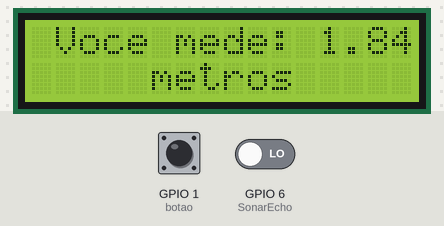
Bench run of a sketch on a simulated ESP8266 (NodeMCU). Parts: 16×2 character LCD. The inputs (shaded band) are chosen by the test bench; at power-on: GPIO 1 (botao) LOW, GPIO 6 (SonarEcho) LOW. WiFi joins after 1.5 s; servers stay silent unless stated; uploads are accepted with an empty reply; what the sketch prints to the serial monitor is not drawn.

Above: at 3.4 s.

The sketch:

ProjetoSensorProximidade.ino
```cpp
// inclusão da biblioteca do lcd
#include <LiquidCrystal.h>
LiquidCrystal lcd(8, 9, 10, 11, 12, 13);

#include <ESP8266WiFi.h>
#include <WiFiClient.h>
// WiFi - configurações de WI-FI
const char ssid[] = "login";
const char psw[] = "senha";

// Site remoto - Dados do site que vai receber a requisição POST ou GET
const char http_site[] = "http://localhost:80/ProjetoPrincipalTemp/processa.php";
const int http_port = 8080;

// Variáveis globais
WiFiClient client;
IPAddress server(192, 168, 0, 23); // Endereço IP do servidor - http_site

#define botao 1
int valBotao;

int SonarTrigger = 7;
int SonarEcho = 6;

float distancia = 0;
int tempo = 0;
float altPadrao = 1.84;
float altura = 0;
float alturaPessoa;

float seno;
int frequencia;

void setup(){
  // Tenta conexão com Wi-fi
    Serial.begin(9600);
    WiFi.begin(ssid, psw);
    while (WiFi.status() != WL_CONNECTED)
    {
      delay(100);
      Serial.print(".");
    }
    Serial.print("\nWI-FI conectado com sucesso: ");
    Serial.println(ssid);
    delay(500);
  // -------------------------
  pinMode(botao, INPUT);
  lcd.begin(16, 2);
  lcd.setCursor(0, 0);
  pinMode(SonarTrigger, OUTPUT);
  pinMode(SonarEcho, INPUT);
  pinMode(8, OUTPUT);
}

void display(){
  lcd.setCursor(1, 0);
  lcd.print("Voce mede: ");
  lcd.print(altura);
  Serial.print("Voce mede:");
  Serial.print(altura);
  if (altura < 1.00){
    lcd.setCursor(0, 1);
    lcd.print("");
    lcd.print("centimetros");
    Serial.println(" cm");
  }else{
    lcd.setCursor(0, 1);
    lcd.print("");
    lcd.print("     metros ");
    Serial.println(" metros         ");
  }

  delay(500);
}

void enviaphp(){
  // Construa a string de URL com os parâmetros
  String url = "http://localhost/ProjetoPrincipalTemp/processo.php?";
  url += "alturaPessoa=";
  url += alturaPessoa;

  // Envie a string de URL pela porta serial
  Serial.println(url);
}

void loop(){
  valBotao = digitalRead(botao); // quando o botao for clicado recebera 1 se nao 0

  digitalWrite(SonarTrigger, LOW);
  delay(200);
  digitalWrite(SonarTrigger, HIGH);
  delay(100);
  digitalWrite(SonarTrigger, LOW);

  // Calculo da altura

  tempo = pulseIn(SonarEcho, HIGH);
  distancia = (tempo / 58.2) / 100;
  altura = altPadrao - distancia;

  // comando para quando clicar no botão salvar a altura desejada e futuramente enviar para o banco de dados

  if (valBotao == 1){
    // Envio dos dados do sensor para o servidor via GET - duplicado temporariamente pq os dados tem q ser enviados somente quando clicado no botao
    if ( !getPage((float)alturaPessoa) ) {
      Serial.println("GET request failed");
    }
  } else {
    // Serial.print("");
    // Serial.println("");
  }

//função para mostrar a altura medida no momento atual no display
  display();

///////////////////////
// Envio dos dados do sensor para o servidor via GET
  if ( !getPage((float)alturaPessoa) ) {
    Serial.println("GET request failed");
  }
}

// Executa o HTTP GET request no site remoto
bool getPage(float alturaPessoa) {
  if ( !client.connect(server, http_port) ) {
    Serial.println("Falha na conexao com o site ");
    return false;
  }
  String param = "?altura=" + String(alturaPessoa); //Parâmetros com as leituras
  Serial.println(param);
  client.println("GET /processoAltura.php" + param + " HTTP/1.1");
  client.println("Host: ");
  client.println(http_site);
  client.println("Connection: close");
  client.println();
  client.println();

  // Informações de retorno do servidor para debug
  while(client.available()){
    String line = client.readStringUntil('\r');
    Serial.print(line);
  }
  return true;
}
```
